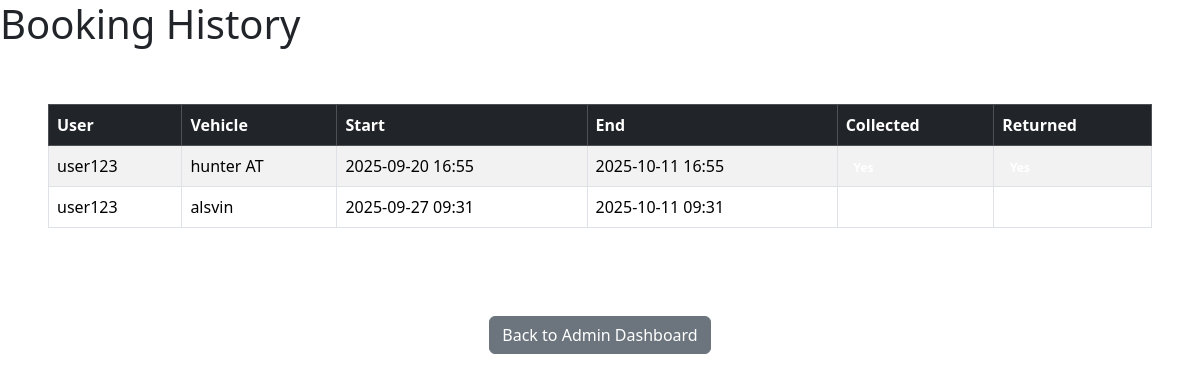
The app's page /booking_history (signed in) with its own data.
### models.py (models this page shows)
class Booking(db.Model):
    id = db.Column(db.Integer, primary_key=True)
    vehicle_id = db.Column(db.Integer, db.ForeignKey('vehicle.id'), nullable=False)
    username = db.Column(db.String(50), nullable=False)
    start_time = db.Column(db.DateTime, nullable=False)
    end_time = db.Column(db.DateTime, nullable=False)
    status = db.Column(db.String(20), default='Pending')  # Pending, Approved, Denied
    collected = db.Column(db.Boolean, default=False)
    returned = db.Column(db.Boolean, default=False)
    vehicle = db.relationship('Vehicle')

class Vehicle(db.Model):
    id = db.Column(db.Integer, primary_key=True)
    name = db.Column(db.String(50), nullable=False)
    active = db.Column(db.Boolean, default=True)

### app.py (the view)
    @app.route('/booking_history', methods=['GET'])
    def booking_history():
        if 'username' not in session or not session.get('is_admin'):
            return redirect(url_for('login'))
        bookings = Booking.query.filter_by(returned=True).all()
        return render_template('booking_history.html', bookings=bookings)

### templates/booking_history.html (shortened to what this page needs)
<!DOCTYPE html>
<html lang="en">
<head>
    <link href="https://cdn.jsdelivr.net/npm/bootstrap@5.3.2/dist/css/bootstrap.min.css" rel="stylesheet">
</head>
<body>
<div class="dashboard-container">
    <h1>Booking History</h1>
    {% if bookings %}
        <div class="table-responsive p-5">
            <table class="table table-striped table-bordered">
                <thead class="table-dark">
                    <tr>
                        <th>User</th>
                        <th>Vehicle</th>
                        <th>Start</th>
                        <th>End</th>
                        <th>Collected</th>
                        <th>Returned</th>
                    </tr>
                </thead>
                <tbody>
                {% for booking in bookings %}
                    <tr>
                        <td>{{ booking.username }}</td>
                        <td>{{ booking.vehicle.name }}</td>
                        <td>{{ booking.start_time.strftime('%Y-%m-%d %H:%M') }}</td>
                        <td>{{ booking.end_time.strftime('%Y-%m-%d %H:%M') }}</td>
                        <td>
                            {% if booking.collected %}
                                <span class="badge badge-yes">Yes</span>
                            {% else %}
                                <span class="badge badge-no">No</span>
                            {% endif %}
                        </td>
                        <td>
                            {% if booking.returned %}
                                <span class="badge badge-yes">Yes</span>
                            {% else %}
                                <span class="badge badge-no">No</span>
                            {% endif %}
                        </td>
                    </tr>
                {% endfor %}
                </tbody>
            </table>
        </div>
    {% else %}
        <p class="text-muted text-center">No booking history yet.</p>
    {% endif %}
    <div class="text-center mt-4">
        <a href="{{ url_for('admin_dashboard') }}" class="btn btn-secondary">Back to Admin Dashboard</a>
    </div>
</div>
</body>
</html>

### records on screen
Booking: username "user123", vehicle.name "hunter AT", start_time "2025-09-20 16:55", end_time "2025-10-11 16:55"
Booking: username "user123", vehicle.name "alsvin", start_time "2025-09-27 09:31", end_time "2025-10-11 09:31"
